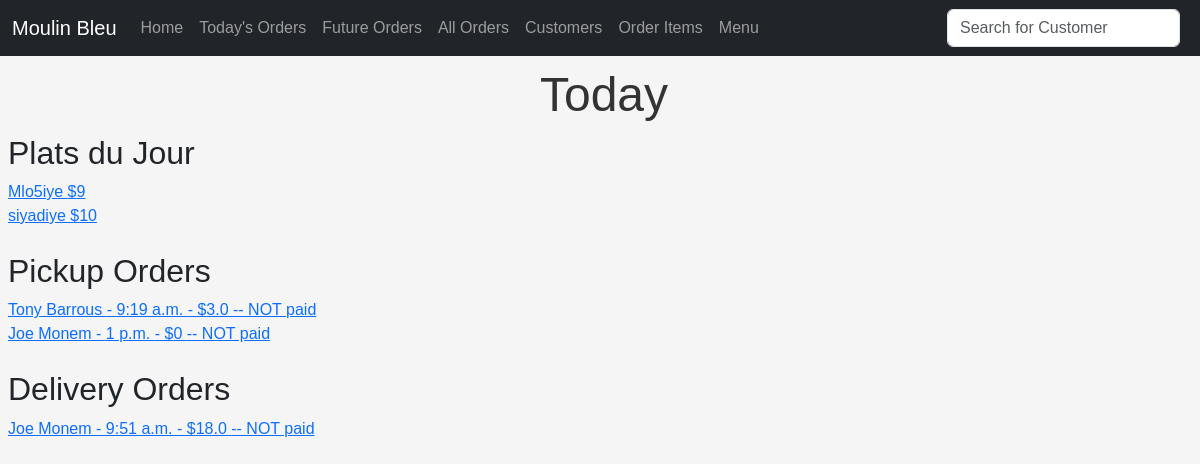
The page / on the database its author committed.
### menuapp/models.py (models this page shows, shortened)
class FoodItem(models.Model):
    name = models.CharField(max_length=255)
    price = models.IntegerField()
    notes = models.TextField()
    plat_du_jour = models.BooleanField(default=False)

### ordersapp/models.py (models this page shows, shortened)
class Order(models.Model):
    customer = models.ForeignKey(
        Customer, on_delete=models.CASCADE, blank=False, null=False
    )
    created_at = models.DateTimeField(auto_now_add=True)
    needed_for = models.DateTimeField()
    order_items = models.ManyToManyField(OrderItem, null=False)
    paid = models.BooleanField(null=False, default=False)
    delivery = models.BooleanField(null=False, default=False)
    notes = models.TextField(null=True)
    @property
    def total_price(self):
        return sum(item.price for item in self.order_items.all())

class OrderItem(models.Model):
    food_item = models.ForeignKey(FoodItem, on_delete=models.CASCADE)
    quantity = models.FloatField()
    linked_order = models.ForeignKey(
        "Order", on_delete=models.CASCADE, null=True, blank=True
    )
    @property
    def price(self):
        return self.food_item.price * self.quantity

### mainapp/models.py (models this page shows, shortened)
class Customer(models.Model):
    name = models.CharField(max_length=255)
    phone_number = models.CharField(max_length=255)
    location = models.CharField(max_length=255)
    date_added = models.DateField(default=timezone.now)

### mainapp/views.py (the view)
# urls.py: path("", HomeView.as_view(), name="home"),
class HomeView(ListView):
    model = FoodItem
    template_name = "home.html"
    context_object_name = "items"
    def get_context_data(self, **kwargs):
        context = super().get_context_data(**kwargs)
        plats_du_jour = FoodItem.objects.filter(plat_du_jour=True)
        today = timezone.now().date()
        pickup_orders_for_today = Order.objects.filter(
            needed_for__date=today, delivery=False
        )
        delivery_orders_for_today = Order.objects.filter(
            needed_for__date=today, delivery=True
        )
        context["plats_du_jour"] = plats_du_jour
        context["pickup_orders_for_today"] = pickup_orders_for_today
        context["delivery_orders_for_today"] = delivery_orders_for_today
        return context

### mainapp/templates/home.html (shortened to what this page needs)
{% extends 'base.html' %}
{%block content %}
<h1>Today</h1>
<h2>Plats du Jour</h2>
<ul>
    {% for plat_du_jour in plats_du_jour %}
    <li>
        <a href="{% url 'food_details' plat_du_jour.pk %}"> {{ plat_du_jour.name }}
            ${{plat_du_jour.price}}</a>
        <br>
    </li>
    {% endfor %}
</ul>
<br>
<h2>Pickup Orders</h2>
<ul>
    {% for pickup_order_for_today in pickup_orders_for_today %}
    <li>
        {%if pickup_order_for_today.paid == False%}
        <a href="{%url 'order_details' pickup_order_for_today.pk %}"> {{pickup_order_for_today.customer.name}} -
            {{pickup_order_for_today.needed_for.time}} -
            ${{pickup_order_for_today.total_price}} -- NOT paid </a>
        {%else%}
        <a href="{%url 'order_details' pickup_order_for_today.pk %}"> {{pickup_order_for_today.customer.name}} -
            {{pickup_order_for_today.needed_for.time}} -
            ${{pickup_order_for_today.total_price}} -- PAID </a>
        {%endif%}
        <br>
    </li>
    {% endfor %}
</ul>
<br>
<h2>Delivery Orders</h2>
<ul>
    {% for delivery_order_for_today in delivery_orders_for_today %}
    <li>
        {%if delivery_order_for_today.paid == False%}
        <a href="{%url 'order_details' delivery_order_for_today.pk %}"> {{delivery_order_for_today.customer.name}} -
            {{delivery_order_for_today.needed_for.time}} -
            ${{delivery_order_for_today.total_price}} -- NOT paid </a>
        {%else%}
        <a href="{%url 'order_details' delivery_order_for_today.pk %}"> {{delivery_order_for_today.customer.name}} -
            {{delivery_order_for_today.needed_for.time}} -
            ${{delivery_order_for_today.total_price}} -- PAID </a>
        {%endif%}
        <br>
    </li>
    {% endfor %}
</ul>
{% endblock %}

### mainapp/templates/home.html (style rules this page uses)
body { font-family: sans-serif; background-color: #f5f5f5; }
h1 { font-size: 3em; text-align: center; color: #333; margin-bottom: 10px; margin-top: 10px; }
ul { font-family: sans-serif; margin: 0; padding: 0; list-style: none; text-align: left; }

### rows shown on the page
FoodItem: name "Mlo5iye", price "9"
FoodItem: name "siyadiye", price "10"
Order: customer.name "Tony Barrous", needed_for.time "9:19 a.m.", total_price "3.0"
Order: customer.name "Joe Monem", needed_for.time "1 p.m.", total_price "0"
Order: customer.name "Joe Monem", needed_for.time "9:51 a.m.", total_price "18.0"
